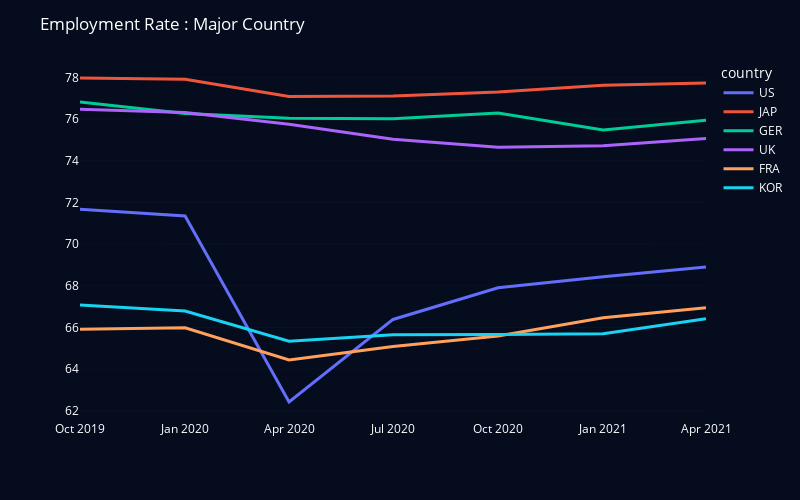

Write notebook code for a chart like this one.
### Code cell
fig = px.line(df, x="period", y="Employment Rate", color='country')

fig.update_layout(plot_bgcolor='#040c1e', paper_bgcolor='#040c1e', font_color='#ffffff', width=800, height=500)

fig.update_traces(line_width=3, opacity=1)

fig.update_xaxes(showgrid=False)

fig.update_yaxes(gridwidth=.05, gridcolor='gray')

fig.update_layout(title='Employment Rate : Major Country')

fig.update_xaxes(title="")
fig.update_yaxes(title="")

### Figure 1 — Plotly figure (JSON) as saved in the notebook; plotly's stock layout.template omitted (floating-point values rounded to 4 significant figures)
{"data": [{"hovertemplate": "country=US<br>period=%{x}<br>Employment Rate=%{y}<extra></extra>", "legendgroup": "US", "line": {"color": "#636efa", "dash": "solid", "width": 3}, "marker": {"symbol": "circle"}, "mode": "lines", "name": "US", "opacity": 1, "orientation": "v", "showlegend": true, "type": "scatter", "x": ["2019-10-01T00:00:00", "2020-01-01T00:00:00", "2020-04-01T00:00:00", "2020-07-01T00:00:00", "2020-10-01T00:00:00", "2021-01-01T00:00:00", "2021-04-01T00:00:00"], "xaxis": "x", "y": [71.67, 71.35, 62.43, 66.39, 67.91, 68.44, 68.91], "yaxis": "y"}, {"hovertemplate": "country=JAP<br>period=%{x}<br>Employment Rate=%{y}<extra></extra>", "legendgroup": "JAP", "line": {"color": "#EF553B", "dash": "solid", "width": 3}, "marker": {"symbol": "circle"}, "mode": "lines", "name": "JAP", "opacity": 1, "orientation": "v", "showlegend": true, "type": "scatter", "x": ["2019-10-01T00:00:00", "2020-01-01T00:00:00", "2020-04-01T00:00:00", "2020-07-01T00:00:00", "2020-10-01T00:00:00", "2021-01-01T00:00:00", "2021-04-01T00:00:00"], "xaxis": "x", "y": [77.97, 77.91, 77.08, 77.1, 77.3, 77.62, 77.73], "yaxis": "y"}, {"hovertemplate": "country=GER<br>period=%{x}<br>Employment Rate=%{y}<extra></extra>", "legendgroup": "GER", "line": {"color": "#00cc96", "dash": "solid", "width": 3}, "marker": {"symbol": "circle"}, "mode": "lines", "name": "GER", "opacity": 1, "orientation": "v", "showlegend": true, "type": "scatter", "x": ["2019-10-01T00:00:00", "2020-01-01T00:00:00", "2020-04-01T00:00:00", "2020-07-01T00:00:00", "2020-10-01T00:00:00", "2021-01-01T00:00:00", "2021-04-01T00:00:00"], "xaxis": "x", "y": [76.82, 76.27, 76.04, 76.02, 76.29, 75.48, 75.94], "yaxis": "y"}, {"hovertemplate": "country=UK<br>period=%{x}<br>Employment Rate=%{y}<extra></extra>", "legendgroup": "UK", "line": {"color": "#ab63fa", "dash": "solid", "width": 3}, "marker": {"symbol": "circle"}, "mode": "lines", "name": "UK", "opacity": 1, "orientation": "v", "showlegend": true, "type": "scatter", "x": ["2019-10-01T00:00:00", "2020-01-01T00:00:00", "2020-04-01T00:00:00", "2020-07-01T00:00:00", "2020-10-01T00:00:00", "2021-01-01T00:00:00", "2021-04-01T00:00:00"], "xaxis": "x", "y": [76.47, 76.31, 75.75, 75.03, 74.65, 74.72, 75.07], "yaxis": "y"}, {"hovertemplate": "country=FRA<br>period=%{x}<br>Employment Rate=%{y}<extra></extra>", "legendgroup": "FRA", "line": {"color": "#FFA15A", "dash": "solid", "width": 3}, "marker": {"symbol": "circle"}, "mode": "lines", "name": "FRA", "opacity": 1, "orientation": "v", "showlegend": true, "type": "scatter", "x": ["2019-10-01T00:00:00", "2020-01-01T00:00:00", "2020-04-01T00:00:00", "2020-07-01T00:00:00", "2020-10-01T00:00:00", "2021-01-01T00:00:00", "2021-04-01T00:00:00"], "xaxis": "x", "y": [65.91, 65.99, 64.44, 65.09, 65.6, 66.46, 66.95], "yaxis": "y"}, {"hovertemplate": "country=KOR<br>period=%{x}<br>Employment Rate=%{y}<extra></extra>", "legendgroup": "KOR", "line": {"color": "#19d3f3", "dash": "solid", "width": 3}, "marker": {"symbol": "circle"}, "mode": "lines", "name": "KOR", "opacity": 1, "orientation": "v", "showlegend": true, "type": "scatter", "x": ["2019-10-01T00:00:00", "2020-01-01T00:00:00", "2020-04-01T00:00:00", "2020-07-01T00:00:00", "2020-10-01T00:00:00", "2021-01-01T00:00:00", "2021-04-01T00:00:00"], "xaxis": "x", "y": [67.08, 66.79, 65.34, 65.65, 65.66, 65.7, 66.42], "yaxis": "y"}], "layout": {"font": {"color": "#ffffff"}, "height": 500, "legend": {"title": {"text": "country"}, "tracegroupgap": 0}, "margin": {"t": 60}, "paper_bgcolor": "#040c1e", "plot_bgcolor": "#040c1e", "title": {"text": "Employment Rate : Major Country"}, "width": 800, "xaxis": {"anchor": "y", "domain": [0, 1], "showgrid": false, "title": {"text": ""}}, "yaxis": {"anchor": "x", "domain": [0, 1], "gridcolor": "gray", "gridwidth": 0.05, "title": {"text": ""}}}}
